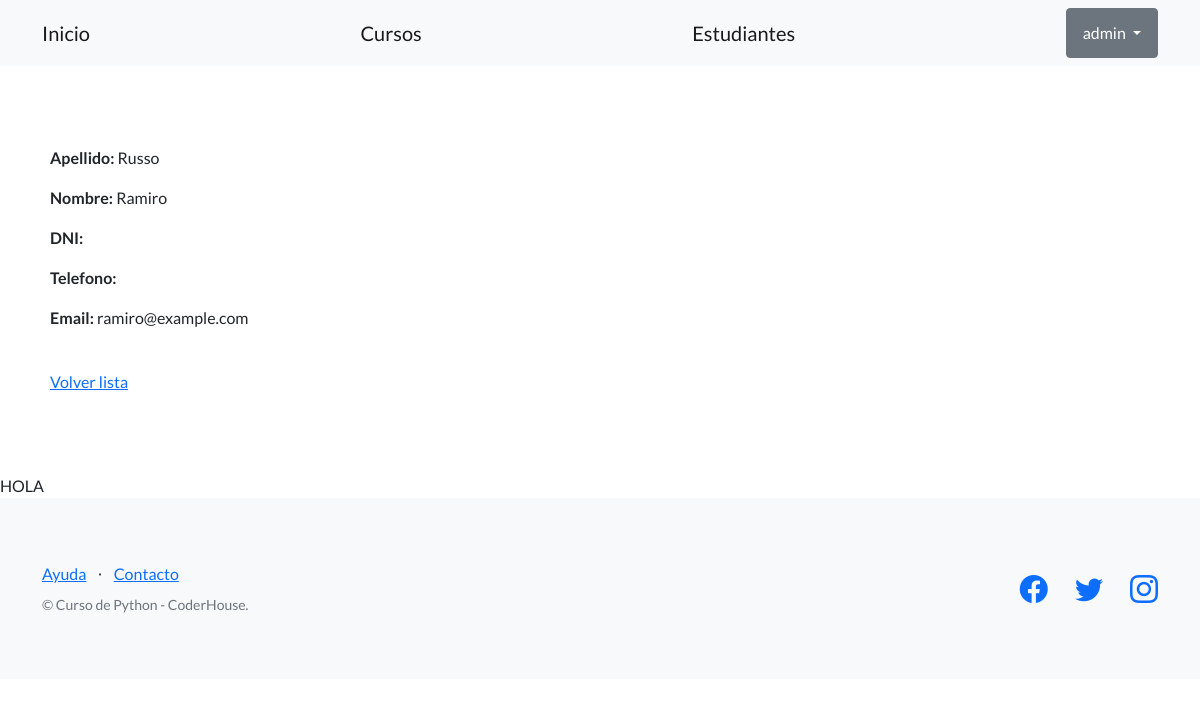
The app's page /estudios/estudiantes/1 (signed in), older data.
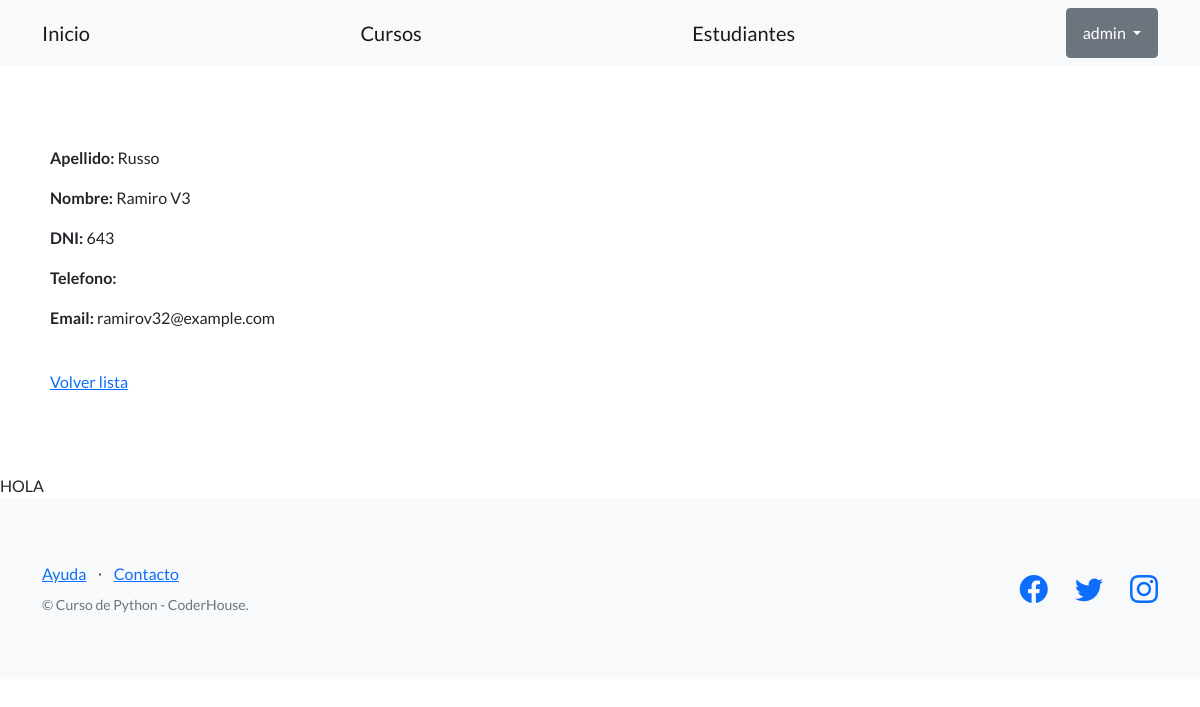
The same page, newer data.
### control_estudios/models.py (models this page shows, shortened)
class Estudiante(models.Model):
    apellido = models.CharField(max_length=256)
    nombre = models.CharField(max_length=256)
    email = models.EmailField(blank=True)
    telefono = models.CharField(max_length=20, blank=True)
    dni = models.CharField(max_length=32)
    fecha_nacimiento = models.DateField(blank=True)
    creador = models.ForeignKey(User, on_delete=models.SET_NULL, null=True)

### control_estudios/views.py (the view)
# urls.py: path("estudiantes/<int:pk>", EstudianteDetailView.as_view(), name="ver_estudiante"),
class EstudianteDetailView(LoginRequiredMixin, DetailView):
    model = Estudiante

### control_estudios/templates/control_estudios/estudiante_detail.html
{% extends "control_estudios/base.html" %}
{% block contenido %}
<p>
    <strong>Apellido: </strong> {{object.apellido}}
</p>
<p>
    <strong>Nombre: </strong> {{object.nombre}}
</p>
<p>
    <strong>DNI: </strong> {{object.dni}}
</p>
<p>
    <strong>Telefono: </strong> {{object.telefono}}
</p>
<p>
    <strong>Email: </strong> {{object.email}}
</p>
<br>
<a href="{% url 'lista_estudiantes' %}">Volver lista</a>
{% endblock contenido %}

Row changes from the older to the newer data that the page shows:
changed Estudiante "Russo": nombre "Ramiro" → "Ramiro V3"; dni (not shown) → "643"; email "ramiro@example.com" → "ramirov32@example.com"
